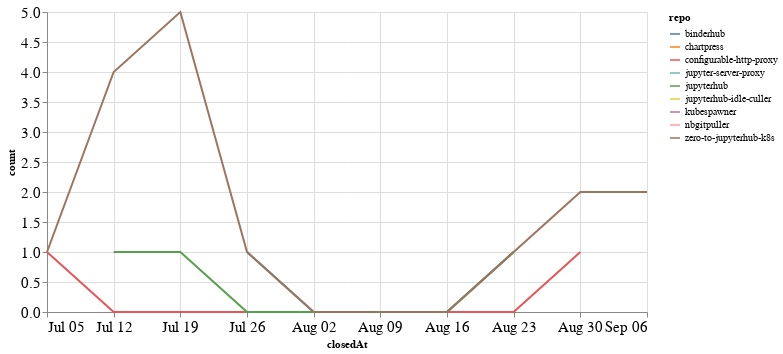

The code cell stored with this chart in its notebook:
### Code cell
closed_by_time = closed_by.groupby('repo').resample('W', on='closedAt').count()['author'].reset_index()
closed_by_time = closed_by_time.rename(columns={'author': 'count'})

alt.Chart(closed_by_time, width=600).mark_line().encode(
    x='closedAt',
    y='count',
    color='repo',
    tooltip="repo"
)

### Figure 1 — Vega-Lite specification as saved in the notebook (floating-point values rounded to 4 significant figures)
{"config": {"axisLeft": {"labelFontSize": 15}, "axisBottom": {"labelFontSize": 15}}, "data": {"name": "data-8777fde56b8e9c5fde7e87759dce84f4"}, "mark": "line", "encoding": {"color": {"type": "nominal", "field": "repo"}, "tooltip": {"type": "nominal", "field": "repo"}, "x": {"type": "temporal", "field": "closedAt"}, "y": {"type": "quantitative", "field": "count"}}, "width": 600, "$schema": "https://vega.github.io/schema/vega-lite/v4.8.1.json", "datasets": {"data-8777fde56b8e9c5fde7e87759dce84f4": [{"repo": "binderhub", "closedAt": "2020-07-26T00:00:00", "count": 1}, {"repo": "binderhub", "closedAt": "2020-08-02T00:00:00", "count": 0}, {"repo": "binderhub", "closedAt": "2020-08-09T00:00:00", "count": 0}, {"repo": "binderhub", "closedAt": "2020-08-16T00:00:00", "count": 0}, {"repo": "binderhub", "closedAt": "2020-08-23T00:00:00", "count": 1}, {"repo": "chartpress", "closedAt": "2020-07-19T00:00:00", "count": 1}, {"repo": "configurable-http-proxy", "closedAt": "2020-07-05T00:00:00", "count": 1}, {"repo": "configurable-http-proxy", "closedAt": "2020-07-12T00:00:00", "count": 0}, {"repo": "configurable-http-proxy", "closedAt": "2020-07-19T00:00:00", "count": 0}, {"repo": "configurable-http-proxy", "closedAt": "2020-07-26T00:00:00", "count": 0}, {"repo": "configurable-http-proxy", "closedAt": "2020-08-02T00:00:00", "count": 0}, {"repo": "configurable-http-proxy", "closedAt": "2020-08-09T00:00:00", "count": 0}, {"repo": "configurable-http-proxy", "closedAt": "2020-08-16T00:00:00", "count": 0}, {"repo": "configurable-http-proxy", "closedAt": "2020-08-23T00:00:00", "count": 0}, {"repo": "configurable-http-proxy", "closedAt": "2020-08-30T00:00:00", "count": 1}, {"repo": "jupyter-server-proxy", "closedAt": "2020-08-02T00:00:00", "count": 1}, {"repo": "jupyterhub", "closedAt": "2020-07-12T00:00:00", "count": 1}, {"repo": "jupyterhub", "closedAt": "2020-07-19T00:00:00", "count": 1}, {"repo": "jupyterhub", "closedAt": "2020-07-26T00:00:00", "count": 0}, {"repo": "jupyterhub", "closedAt": "2020-08-02T00:00:00", "count": 0}, {"repo": "jupyterhub", "closedAt": "2020-08-09T00:00:00", "count": 0}, {"repo": "jupyterhub", "closedAt": "2020-08-16T00:00:00", "count": 0}, {"repo": "jupyterhub", "closedAt": "2020-08-23T00:00:00", "count": 1}, {"repo": "jupyterhub-idle-culler", "closedAt": "2020-08-23T00:00:00", "count": 1}, {"repo": "kubespawner", "closedAt": "2020-07-19T00:00:00", "count": 1}, {"repo": "nbgitpuller", "closedAt": "2020-08-02T00:00:00", "count": 4}, {"repo": "zero-to-jupyterhub-k8s", "closedAt": "2020-07-05T00:00:00", "count": 1}, {"repo": "zero-to-jupyterhub-k8s", "closedAt": "2020-07-12T00:00:00", "count": 4}, {"repo": "zero-to-jupyterhub-k8s", "closedAt": "2020-07-19T00:00:00", "count": 5}, {"repo": "zero-to-jupyterhub-k8s", "closedAt": "2020-07-26T00:00:00", "count": 1}, {"repo": "zero-to-jupyterhub-k8s", "closedAt": "2020-08-02T00:00:00", "count": 0}, {"repo": "zero-to-jupyterhub-k8s", "closedAt": "2020-08-09T00:00:00", "count": 0}, {"repo": "zero-to-jupyterhub-k8s", "closedAt": "2020-08-16T00:00:00", "count": 0}, {"repo": "zero-to-jupyterhub-k8s", "closedAt": "2020-08-23T00:00:00", "count": 1}, {"repo": "zero-to-jupyterhub-k8s", "closedAt": "2020-08-30T00:00:00", "count": 2}, {"repo": "zero-to-jupyterhub-k8s", "closedAt": "2020-09-06T00:00:00", "count": 2}]}}
